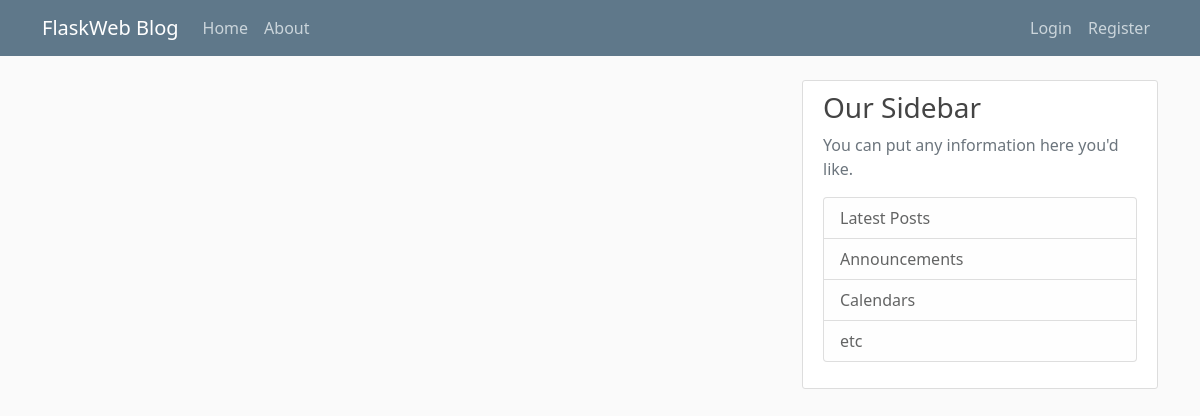
/home, run on an earlier commit of the app's database.
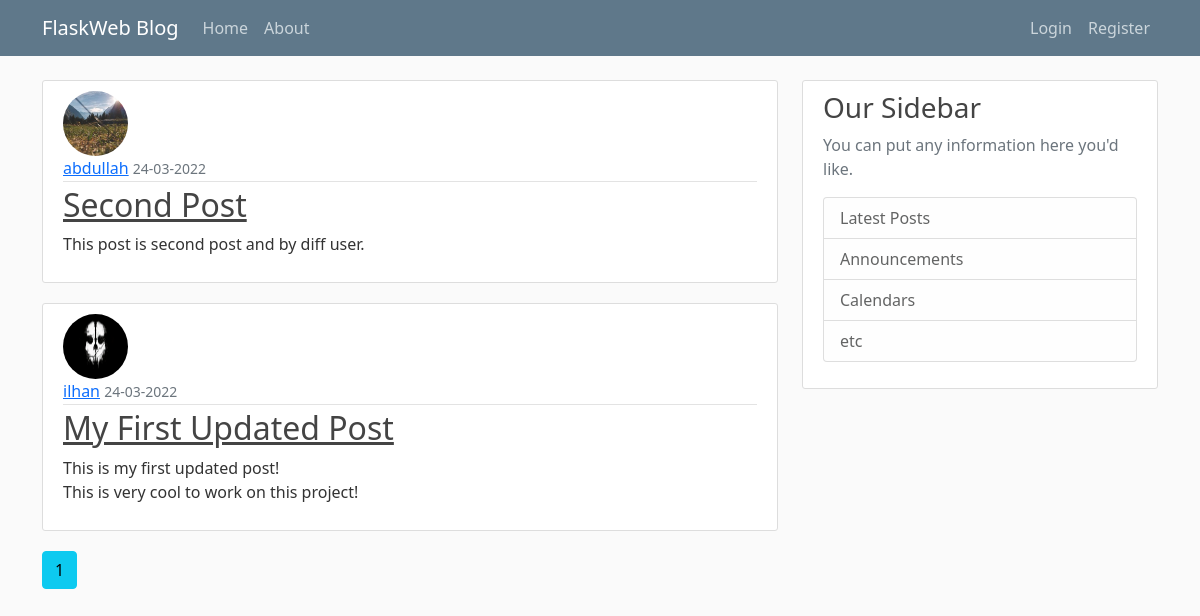
And on a later commit of the database.
### flaskweb/models.py (models this page shows, shortened)
class Post(db.Model):
    id = db.Column(db.Integer, primary_key=True)
    title = db.Column(db.String(100), nullable=False)
    date_posted = db.Column(db.DateTime, nullable=False, default=datetime.utcnow)
    content = db.Column(db.Text, nullable=False)
    user_id = db.Column(db.Integer, db.ForeignKey('user.id'), nullable=False)

class User(db.Model, UserMixin):
    id = db.Column(db.Integer, primary_key=True)
    username = db.Column(db.String(20), unique=True, nullable=False)
    email = db.Column(db.String(120), unique=True, nullable=False)
    image_file = db.Column(db.String(20), default='default.jpg', nullable=False)
    password = db.Column(db.String(60), nullable=False)
    posts = db.relationship('Post', backref='author', lazy=True)

### flaskweb/main/routes.py (the view)
@main.route('/')
@main.route('/home')
def home():
    page = request.args.get('page', 1, type=int)
    posts = Post.query.order_by(Post.date_posted.desc()).paginate(page=page, per_page=5)
    return render_template("home.html", posts=posts)

### flaskweb/templates/home.html
{% extends "layout.html" %}
{% block content %}
    {% for post in posts.items %}
        <article class="media content-section">
          <img class="rounded-circle article-img" src="{{ url_for('static', filename='profile_pics/' + post.author.image_file) }}">
          <div class="media-body">
            <div class="article-metadata">
              <a class="mr-2" href="{{ url_for('users.user_posts', username=post.author.username) }}">{{ post.author.username }}</a>
              <small class="text-muted">{{ post.date_posted.strftime('%d-%m-%Y') }}</small>
            </div>
            <h2><a class="article-title" href="{{ url_for('posts.post', post_id=post.id) }}">{{ post.title }}</a></h2>
            <p class="article-content">{{ post.content }}</p>
          </div>
        </article>
    {% endfor %}
    {% for page_num in posts.iter_pages(left_edge=1, right_edge=1, left_current=1, right_current=3) %}
      {% if page_num %}
        {% if posts.page == page_num %}
          <a class="btn btn-info mb-4" href="{{ url_for('main.home', page=page_num) }}">{{ page_num }}</a>
        {% else %}
          <a class="btn btn-outline-info mb-4" href="{{ url_for('main.home', page=page_num) }}">{{ page_num }}</a>
        {% endif %}
      {% else %}
        ...
      {% endif %}
    {% endfor %}
{% endblock content %}

What changed in the data, as far as the page shows it:
added Post: image_file (placeholder picture), author.username "abdullah", date_posted "24-03-2022", title "Second Post", content "This post is second post and by diff user."
added Post: image_file (picture), author.username "ilhan", date_posted "24-03-2022", title "My First Updated Post", content "This is my first updated post! This is very cool to work on this project!"
Also different on the page:
new list line: "1"
